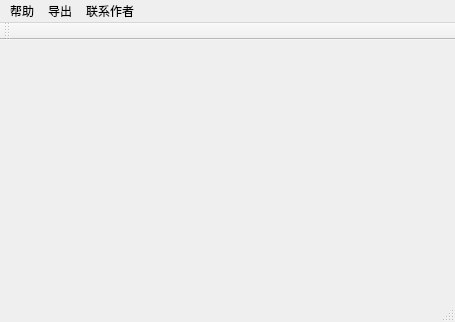
<?xml version="1.0" encoding="UTF-8"?>
<ui version="4.0">
 <class>MainWindow</class>
 <widget class="QMainWindow" name="MainWindow">
  <property name="geometry">
   <rect>
    <x>0</x>
    <y>0</y>
    <width>455</width>
    <height>322</height>
   </rect>
  </property>
  <property name="windowTitle">
   <string>MainWindow</string>
  </property>
  <widget class="QWidget" name="centralWidget"/>
  <widget class="QMenuBar" name="menuBar">
   <property name="geometry">
    <rect>
     <x>0</x>
     <y>0</y>
     <width>455</width>
     <height>23</height>
    </rect>
   </property>
   <widget class="QMenu" name="menu1">
    <property name="title">
     <string>帮助</string>
    </property>
    <addaction name="action1_3"/>
    <addaction name="action2_3"/>
    <addaction name="separator"/>
    <addaction name="action2_4"/>
    <addaction name="action3_3"/>
    <addaction name="actionMore"/>
   </widget>
   <widget class="QMenu" name="menu">
    <property name="title">
     <string>联系作者</string>
    </property>
    <addaction name="action_2"/>
    <addaction name="actionBy_E_mail"/>
    <addaction name="actionBy_Facebook"/>
   </widget>
   <widget class="QMenu" name="menu_2">
    <property name="title">
     <string>导出</string>
    </property>
    <addaction name="actionTXT"/>
    <addaction name="actionXML"/>
    <addaction name="actionEXCEL"/>
   </widget>
   <addaction name="menu1"/>
   <addaction name="menu_2"/>
   <addaction name="menu"/>
  </widget>
  <widget class="QToolBar" name="mainToolBar">
   <attribute name="toolBarArea">
    <enum>TopToolBarArea</enum>
   </attribute>
   <attribute name="toolBarBreak">
    <bool>false</bool>
   </attribute>
  </widget>
  <widget class="QStatusBar" name="statusBar"/>
  <action name="actionMore">
   <property name="text">
    <string>More</string>
   </property>
  </action>
  <action name="actionBy_E_mail">
   <property name="text">
    <string>By Gmail</string>
   </property>
  </action>
  <action name="actionBy_Facebook">
   <property name="text">
    <string>By Facebook</string>
   </property>
  </action>
  <action name="action2_3">
   <property name="text">
    <string>2.click &quot;Pause&quot; to mark the time</string>
   </property>
  </action>
  <action name="action1_3">
   <property name="text">
    <string>1.click &quot;start&quot; to run the clock</string>
   </property>
  </action>
  <action name="action_2">
   <property name="text">
    <string>By QQmail</string>
   </property>
  </action>
  <action name="action3_3">
   <property name="text">
    <string>3.save the List over right</string>
   </property>
  </action>
  <action name="action2_4">
   <property name="text">
    <string>2.click &quot;stop&quot; to reset the clock</string>
   </property>
  </action>
  <action name="actionDaochu">
   <property name="text">
    <string>daochu </string>
   </property>
  </action>
  <action name="actionTXT">
   <property name="text">
    <string>TXT</string>
   </property>
  </action>
  <action name="actionXML">
   <property name="text">
    <string>XML</string>
   </property>
  </action>
  <action name="actionEXCEL">
   <property name="text">
    <string>EXCEL</string>
   </property>
  </action>
 </widget>
 <layoutdefault spacing="6" margin="11"/>
 <resources/>
 <connections/>
</ui>
